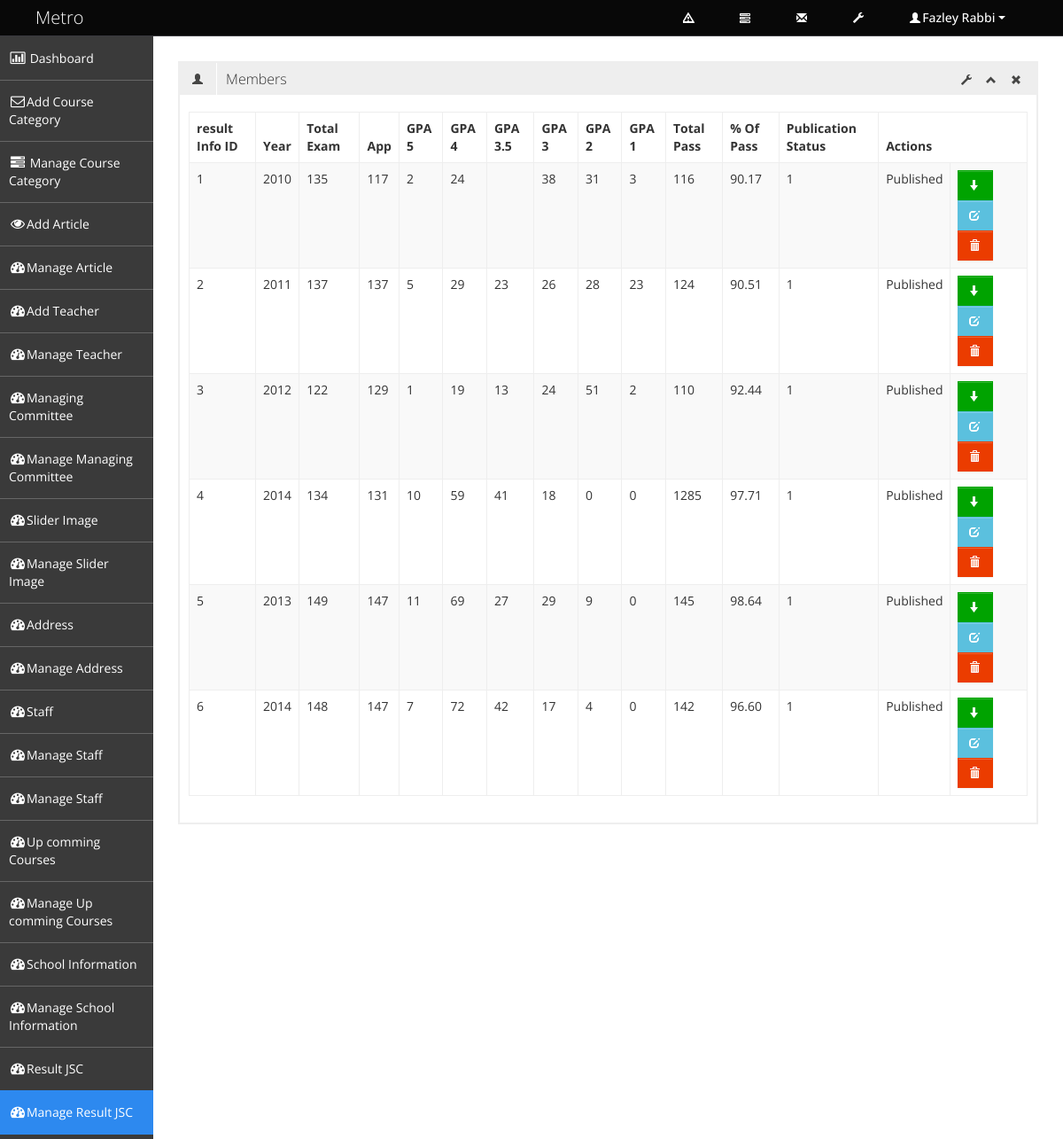
Page /admin/manage_result_jsc.php (signed in) on the committed database.
### tables this page shows
CREATE TABLE IF NOT EXISTS `tbl_jsc_result` (
  `jsc_result_id` int(11) NOT NULL AUTO_INCREMENT,
  `year` varchar(10) NOT NULL,
  `total_exam` varchar(10) NOT NULL,
  `app` varchar(10) NOT NULL,
  `gpa_five` varchar(10) NOT NULL,
  `gpa_four` varchar(10) NOT NULL,
  `gpa_three_point_five` varchar(10) NOT NULL,
  `gpa_three` varchar(10) NOT NULL,
  `gpa_two` varchar(10) NOT NULL,
  `gpa_one` varchar(10) NOT NULL,
  `total_pass` varchar(10) NOT NULL,
  `percentice_of_pass` varchar(10) NOT NULL,
  `publication_status` tinyint(1) NOT NULL,
  PRIMARY KEY (`jsc_result_id`)
);

### admin/manage_result_jsc.php (called while the page is built, shortened)
<?php
include './admin_master.php';

### classes/super_admin.php (called while the page is built, shortened)
<?php
class Super_admin {
    protected $db_connect;
    public function __construct() {
        $host_name = 'localhost';
        $user_name = 'root';
        $password = 'wamp';
        $db_name = 'db_school_manage_system';
        $this->db_connect = mysqli_connect($host_name, $user_name, $password, $db_name);
    }
    public function select_all_result_jsc_info() {
        $sql = "SELECT * FROM 	tbl_jsc_result";
        if (mysqli_query($this->db_connect, $sql)) {
            $query_result = mysqli_query($this->db_connect, $sql);
            return $query_result;
        } else {
            die('Query Problem' . mysqli_error($this->db_connect));
        }
    }
}

### admin/pages/manage_result_jsc_content.php (the view, shortened to what this page needs)
<?php
$query_result = $obj_sup_admin->select_all_result_jsc_info();
?>
<div class="row-fluid sortable">
    <div class="box span12">
        <div class="box-header" data-original-title>
            <h2><i class="halflings-icon user"></i><span class="break"></span>Members</h2>
            <div class="box-icon">
                <a href="#" class="btn-setting"><i class="halflings-icon wrench"></i></a>
                <a href="#" class="btn-minimize"><i class="halflings-icon chevron-up"></i></a>
                <a href="#" class="btn-close"><i class="halflings-icon remove"></i></a>
            </div>
        </div>
        <div class="box-content">
            <table class="table table-striped table-bordered bootstrap-datatable datatable">
                <thead>
                    <tr>
                        <th>result Info ID</th>
                        <th>Year</th>
                        <th>Total Exam</th>
                        <th>App</th>
                        <th>GPA 5</th>
                        <th>GPA 4</th>
                        <th>GPA 3.5</th>
                        <th>GPA 3</th>
                        <th>GPA 2</th>
                        <th>GPA 1</th>
                        <th>Total Pass</th>
                        <th>% Of Pass</th>
                        <th>Publication Status</th>
                        <th>Actions</th>
                    </tr>
                </thead>
                <tbody>
                    <?php while ($result_jsc_info = mysqli_fetch_assoc($query_result)) { ?>
                        <tr>
                            <td><?php echo $result_jsc_info['jsc_result_id']; ?></td>
                            <td class="center"><?php echo $result_jsc_info['year']; ?></td>
                            <td class="center"><?php echo $result_jsc_info['total_exam']; ?></td>
                            <td class="center"><?php echo $result_jsc_info['app']; ?></td>
                            <td class="center"><?php echo $result_jsc_info['gpa_five']; ?></td>
                            <td class="center"><?php echo $result_jsc_info['gpa_four']; ?></td>
                            <td class="center"><?php echo $result_jsc_info['gpa_three_point_five']; ?></td>
                            <td class="center"><?php echo $result_jsc_info['gpa_three']; ?></td>
                            <td class="center"><?php echo $result_jsc_info['gpa_two']; ?></td>
                            <td class="center"><?php echo $result_jsc_info['gpa_one']; ?></td>
                            <td class="center"><?php echo $result_jsc_info['total_pass']; ?></td>
                            <td class="center"><?php echo $result_jsc_info['percentice_of_pass']; ?></td>
                            <td class="center"><?php echo $result_jsc_info['publication_status']; ?></td>
                            <td class="center">
                                <?php
                                if ($result_jsc_info['publication_status'] == 1) {
                                    echo 'Published';
                                } else {
                                    echo 'Unpublished';
                                }
                                ?>
                            </td>
                            <td class="center">
                                <?php if ($result_jsc_info['publication_status'] == 1) { ?>
                                    <a class="btn btn-success" href="?status=unpublished&&id=<?php echo $result_jsc_info['jsc_result_id']; ?>" title="Unpublished">
                                        <i class="halflings-icon white arrow-down"></i>
                                    </a>
                                <?php } else { ?>
                                    <a class="btn btn-danger" href="?status=published&&id=<?php echo $result_jsc_info['jsc_result_id']; ?>" title="Published">
                                        <i class="halflings-icon white arrow-up"></i>
                                    </a>
                                <?php } ?>
                                <a class="btn btn-info" href="edit_result_jsc_info.php?id=<?php echo $result_jsc_info['jsc_result_id']; ?>" title="Edit">
                                    <i class="halflings-icon white edit"></i>
                                </a>
                                <a class="btn btn-danger" href="?status=delete&&id=<?php echo $result_jsc_info['jsc_result_id']; ?>" title="Delete" onclick="return check_delete_info();">
                                    <i class="halflings-icon white trash"></i>
                                </a>
                            </td>
                        </tr>
                    <?php } ?>
                </tbody>
            </table>
        </div>
    </div>
</div>

### assets/admin_assets/css/style.css (style rules this page uses)
body { background: #F5F5F5; color: #333; border: none; font-family: 'Open Sans', sans-serif; font-weight: 400; }
h2 { font-size: 16px; line-height: 16px; }
.box { border: 2px solid #eee; background: #fff !important; margin-bottom: 28px; }
.box-header { height: 16px; font-size: 16px; line-height: 16px; padding: 10px; background: #eee; -webkit-box-shadow: none; -moz-box-shadow: none; box-shadow: none; overflow: hidden; }
.box-header h2 { float:left; margin-top: 0px; font-weight: 300; }
.box-header h2 i { margin: 0px 3px 0px 4px; opacity: .8; filter: alpha(opacity=80); -ms-filter:"progid:DXImageTransform.Microsoft.Alpha(Opacity=80)"; }
.box-header .box-icon { float:right; margin-top: 1px; }
.box-header .box-icon i { -webkit-transition: all 0.1s ease-in-out; -moz-transition: all 0.1s ease-in-out; -o-transition: all 0.1s ease-in-out; -ms-transition: all 0.1s ease-in-out; transition: all 0.1s ease-in-out; opacity: .8; filter: alpha(opacity=80); -ms-filter:"progid:DXImageTransform.Microsoft.Alpha(Opacity=80)"; }
.box-header .box-icon a { margin: 0px 5px; }
.box-content { position: relative; z-index: 50; margin-top: -1px; padding: 10px; background: #fff !important; }
.btn { display: inline-block; padding: 6px 12px; margin-bottom: 0; font-size: 14px; font-weight: 500; line-height: 20px; text-align: center; white-space: nowrap; vertical-align: middle; cursor: pointer; border: 1px solid #a7a9aa; -webkit-border-radius: 0px !important; border-radius: 0px !important; }
.btn i { margin-top: 2px; }
.btn { color: #ffffff; background-color: #a7a9aa; border-color: #a7a9aa; background-image: none; filter: none; text-shadow: none; }
.btn-danger { background-color: #EB3C00; border-color: #EB3C00; }
.btn-success { background-color: #00A300; border-color: #00A300; }
.btn-info { background-color: #5bc0de; border-color: #5bc0de; }
.table th, .table td { border-top: 1px solid #eee; }
.table-bordered { border-color: #eee; -webkit-border-radius: 0px !important; -moz-border-radius: 0px !important; border-radius: 0px !important; }
.table-bordered th, .table-bordered td { border-left: 1px solid #eee; }
.table-bordered thead:first-child tr:first-child > th:first-child, .table-bordered tbody:first-child tr:first-child > td:first-child, .table-bordered tbody:first-child tr:first-child > th:first-child { -webkit-border-radius: 0px !important; -moz-border-radius: 0px !important; border-radius: 0px !important; }
.table-bordered thead:first-child tr:first-child > th:last-child, .table-bordered tbody:first-child tr:first-child > td:last-child, .table-bordered tbody:first-child tr:first-child > th:last-child { -webkit-border-radius: 0px !important; -moz-border-radius: 0px !important; border-radius: 0px !important; }
.table-bordered thead:last-child tr:last-child > th:first-child, .table-bordered tbody:last-child tr:last-child > td:first-child, .table-bordered tbody:last-child tr:last-child > th:first-child, .table-bordered tfoot:last-child tr:last-child > td:first-child, .table-bordered tfoot:last-child tr:last-child > th:first-child { -webkit-border-radius: 0px !important; -moz-border-radius: 0px !important; border-radius: 0px !important; }
.table-bordered thead:last-child tr:last-child > th:last-child, .table-bordered tbody:last-child tr:last-child > td:last-child, .table-bordered tbody:last-child tr:last-child > th:last-child, .table-bordered tfoot:last-child tr:last-child > td:last-child, .table-bordered tfoot:last-child tr:last-child > th:last-child { -webkit-border-radius: 0px !important; -moz-border-radius: 0px !important; border-radius: 0px !important; }

### assets/admin_assets/css/halflings.css (style rules this page uses)
html, html .halflings { -webkit-font-smoothing: antialiased !important; }
.halflings-icon { display: inline-block; width: 14px; height: 14px; line-height: 14px; vertical-align: text-top; background-image: url(../img/glyphicons_halflings.svg); background-position: 0 0; background-repeat: no-repeat; vertical-align: top; *display: inline; *zoom: 1; *margin-right: .3em; }
.halflings-icon.white { background-image: url(../img/glyphicons_halflings-white.svg); }
.halflings-icon.user { background-position: -168px 0; }
.halflings-icon.remove { background-position: -312px 0; }
.halflings-icon.trash { background-position: -456px 0; }
.halflings-icon.edit { background-position: -96px -72px; }
.halflings-icon.arrow-down { background-position: -312px -96px; }
.halflings-icon.chevron-up { background-position: -288px -120px; }
.halflings-icon.wrench { background-position: -360px -144px; }

### rows in the picture
tbl_jsc_result: jsc_result_id "1", year "2010", total_exam "135", app "117", gpa_five "2", gpa_four "24", gpa_three "38", gpa_two "31", gpa_one "3", total_pass "116", percentice_of_pass "90.17", publication_status "1", shows "Published"
tbl_jsc_result: jsc_result_id "2", year "2011", total_exam "137", app "137", gpa_five "5", gpa_four "29", gpa_three_point_five "23", gpa_three "26", gpa_two "28", gpa_one "23", total_pass "124", percentice_of_pass "90.51", publication_status "1", shows "Published"
tbl_jsc_result: jsc_result_id "3", year "2012", total_exam "122", app "129", gpa_five "1", gpa_four "19", gpa_three_point_five "13", gpa_three "24", gpa_two "51", gpa_one "2", total_pass "110", percentice_of_pass "92.44", publication_status "1", shows "Published"
tbl_jsc_result: jsc_result_id "4", year "2014", total_exam "134", app "131", gpa_five "10", gpa_four "59", gpa_three_point_five "41", gpa_three "18", gpa_two "0", gpa_one "0", total_pass "1285", percentice_of_pass "97.71", publication_status "1", shows "Published"
tbl_jsc_result: jsc_result_id "5", year "2013", total_exam "149", app "147", gpa_five "11", gpa_four "69", gpa_three_point_five "27", gpa_three "29", gpa_two "9", gpa_one "0", total_pass "145", percentice_of_pass "98.64", publication_status "1", shows "Published"
tbl_jsc_result: jsc_result_id "6", year "2014", total_exam "148", app "147", gpa_five "7", gpa_four "72", gpa_three_point_five "42", gpa_three "17", gpa_two "4", gpa_one "0", total_pass "142", percentice_of_pass "96.60", publication_status "1", shows "Published"

### other values in the picture
$_SESSION['admin_name'] "Fazley Rabbi"
